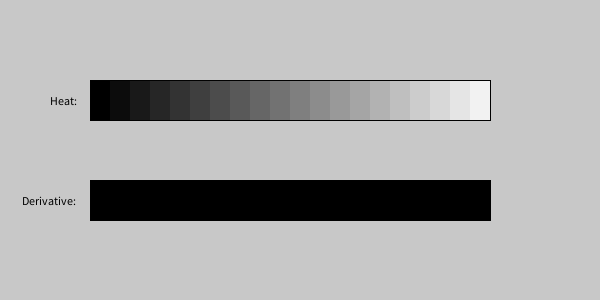
Frame 1 (no input)
Frame 60 (the mouse pressed at the canvas centre just before this capture): identical to frame 1, image omitted
Frame 120 (the mouse held since frame 60 and released just before this capture): identical to frame 1, image omitted

The Processing sketch that drew this single still picture (run headless with seeded random() and noise(); from frame 60 on, the mouse is pressed at the canvas centre):

// Processing sketch: Water_Simulation
// ── Water_Simulation.pde
//1D Heat Equation : du/dt = k*(d2/dx2)u
//CSCI 5611 PDE Integration [Exercise]
// Stephen J. Guy <sjguy@umn.edu>
  
//TODO:
//  -Recall the heat equation says heat will change at a rate proportional to the 
//   laplacian, confirm that it is implemented correctly here.
//  -The laplacian of a function is given by how much the slope changes, show
//     that laplacian and laplacian_alt compute the same value.
//  -The function colorByTemp() takes in a temperature (expected to be between 0 and 1)
//     and calls fill with a color based on that temperature. Currently colorByTemp() is
//     grayscale, change it to follow a blackbody color ramp. This is:
//        -From 0 - 0.333, interpolate from black to red
//        -From 0.333 - 0.666, interpolate from red to yellow
//        -From 0.666 - 1.0, interpolate from yellow to white
//        -You can choose any color you like for outside to 0 to 1 range (or simply
//         clamp the input to be from 0 to 1).
//  -Currently, the temperature is not fixed on either end (free boundary conditions)
//     Set one end of the bar to always be a fixed temperature of 1.0.
//  -The Stefan–Boltzmann law of evaporative cooling states that heat in a vacuum will
//     dissipate by a rate proportional to heat^4. Add a Stefan–Boltzmann evaporative 
//     cooling term to the simulated used in the PDE.
//  -How does the final state of the system compare with a cooling rate k=0 vs k=1 vs k = 100

// Challenge:
//  -Reset the simulation when 'r' is pressed
//  -Allow the user to set hot spots using the mouse or keyboard
//  -Discuss why the weight factor alpha is multiplied by n
//  -Try midpoint integration, is it any more stable?

static int n = 20;
float dx = 400/n;
float dy = 40;
float heat[] = new float[n];
float dheat_dt[] = new float[n];
float alpha = 1000*n; 

float k = 50;

//Set up screen and initial conditions
String windowTitle = "Heatflow Simulation";
void setup(){
  size(600, 300);
  //Initial tepmapture distribution
  for (int i = 0; i < n; i++){ //TODO: Try different initial conditions
    heat[i] = i/(float)n;
  }
}

//TODO: Change me to a blackbody color ramp
void colorByTemp(float u){
  float r = u/1;
  float g = u/1;
  float b = u/1;
  fill(255*r,255*g,255*b);
}

//Red for positive values, blue for negative ones.
void redBlue(float u){
  if (u < 0)
    fill(0,0,-255*u);
  else
    fill(255*u,0,0);
}

void update(float dt){
  //Compute Gradiant of heat (du/dt = alpha*laplacian)
  for (int i = 1; i < n-1; i++){
    float leftGradient = (heat[i-1] - heat[i])/dx;
    float rightGradient = (heat[i] - heat[i+1])/dx;
    float laplacian = (leftGradient - rightGradient)/dx; 
    float lapalcianAlt = (heat[i-1] - 2*heat[i] + heat[i+1])/(dx*dx);
    dheat_dt[i] = alpha * laplacian;
    //TODO: Add evaporative cooling here
  }
  
  //Impose (free) Bounardy Conditions
  heat[0] = heat[1];
  heat[n-1] = heat[n-2];
  dheat_dt[0] = dheat_dt[1];
  dheat_dt[n-1] = dheat_dt[n-2];
  
  //Integrate with Eulerian integration
  for (int i = 0; i < n; i++){
    heat[i] += dheat_dt[i]*dt;
  }
}

boolean paused = true;
void draw() {
  background(200,200,200);
  
  float dt = 0.0002;
  for (int i = 0; i < 20; i++){
    if (!paused) update(dt);
  }
    
  //Draw Heat
  fill(0);
  text("Heat:", 50, 105);
  noStroke();
  for (int i = 0; i < n; i++){
    colorByTemp(heat[i]);
    pushMatrix();
    translate(100+dx*i,100+0);
    beginShape();
    vertex(-dx/2, -dy/2);
    vertex(dx/2, -dy/2);
    vertex(dx/2, dy/2);
    vertex(-dx/2, dy/2);
    endShape();
    popMatrix();
  }
  noFill();
  stroke(1);
  rect(100-dx/2,100-dy/2,n*dx,dy);
  
  //Draw derivative (dHeat/dt)
  fill(0);
  text("Derivative:", 22, 205);
  noStroke();
  for (int i = 0; i < n; i++){
    redBlue(4*dheat_dt[i]);
    pushMatrix();
    translate(100+dx*i,200+0);
    beginShape();
    vertex(-dx/2, -dy/2);
    vertex(dx/2, -dy/2);
    vertex(dx/2, dy/2);
    vertex(-dx/2, dy/2);
    endShape();
    popMatrix();
  }
  noFill();
  stroke(1);
  rect(100-dx/2,200-dy/2,n*dx,dy);
  
  if (paused)
    surface.setTitle(windowTitle + " [PAUSED]");
  else
    surface.setTitle(windowTitle + " "+ nf(frameRate,0,2) + "FPS");
}

void keyPressed(){
  paused = !paused;
}

// ── Camera.pde
// Created for CSCI 5611 by Liam Tyler

// WASD keys move the camera relative to its current orientation
// Arrow keys rotate the camera's orientation
// Holding shift boosts the move speed

/*

  Code taken from the example code in course's Canvas site. We don't take any authorship
  in this code.
  
  - Jeffrey Jia & Jon-Michael Hoang 

*/

class Camera
{
  Camera()
  {
    position      = new PVector( 0, 0, 25 ); // initial position
    theta         = 0; // rotation around Y axis. Starts with forward direction as ( 0, 0, -1 )
    phi           = 0; // rotation around X axis. Starts with up direction as ( 0, 1, 0 )
    moveSpeed     = 40;
    turnSpeed     = 1.57; // radians/sec
    boostSpeed    = 5;  // extra speed boost for when you press shift
    
    // dont need to change these
    shiftPressed = false;
    negativeMovement = new PVector( 0, 0, 0 );
    positiveMovement = new PVector( 0, 0, 0 );
    negativeTurn     = new PVector( 0, 0 ); // .x for theta, .y for phi
    positiveTurn     = new PVector( 0, 0 );
    fovy             = PI / 4;
    aspectRatio      = width / (float) height;
    nearPlane        = 0.1;
    farPlane         = 10000;
  }
  
  void Update(float dt)
  {
    theta += turnSpeed * ( negativeTurn.x + positiveTurn.x)*dt;
    
    // cap the rotation about the X axis to be less than 90 degrees to avoid gimble lock
    float maxAngleInRadians = 85 * PI / 180;
    phi = min( maxAngleInRadians, max( -maxAngleInRadians, phi + turnSpeed * ( negativeTurn.y + positiveTurn.y ) * dt ) );
    
    // re-orienting the angles to match the wikipedia formulas: https://en.wikipedia.org/wiki/Spherical_coordinate_system
    // except that their theta and phi are named opposite
    float t = theta + PI / 2;
    float p = phi + PI / 2;
    PVector forwardDir = new PVector( sin( p ) * cos( t ),   cos( p ),   -sin( p ) * sin ( t ) );
    PVector upDir      = new PVector( sin( phi ) * cos( t ), cos( phi ), -sin( t ) * sin( phi ) );
    PVector rightDir   = new PVector( cos( theta ), 0, -sin( theta ) );
    PVector velocity   = new PVector( negativeMovement.x + positiveMovement.x, negativeMovement.y + positiveMovement.y, negativeMovement.z + positiveMovement.z );
    position.add( PVector.mult( forwardDir, moveSpeed * velocity.z * dt ) );
    position.add( PVector.mult( upDir,      moveSpeed * velocity.y * dt ) );
    position.add( PVector.mult( rightDir,   moveSpeed * velocity.x * dt ) );
    
    aspectRatio = width / (float) height;
    perspective( fovy, aspectRatio, nearPlane, farPlane );
    camera( position.x, position.y, position.z,
            position.x + forwardDir.x, position.y + forwardDir.y, position.z + forwardDir.z,
            upDir.x, upDir.y, upDir.z );
  }
  
  // only need to change if you want difrent keys for the controls
  void HandleKeyPressed()
  {
    if ( key == 'w' || key == 'W' ) positiveMovement.z = 1;
    if ( key == 's' || key == 'S' ) negativeMovement.z = -1;
    if ( key == 'a' || key == 'A' ) negativeMovement.x = -1;
    if ( key == 'd' || key == 'D' ) positiveMovement.x = 1;
    if ( key == 'q' || key == 'Q' ) positiveMovement.y = 1;
    if ( key == 'e' || key == 'E' ) negativeMovement.y = -1;
    
    if ( key == 'r' || key == 'R' ){
      Camera defaults = new Camera();
      position = defaults.position;
      theta = defaults.theta;
      phi = defaults.phi;
    }
    
    if ( keyCode == LEFT )  negativeTurn.x = 1;
    if ( keyCode == RIGHT ) positiveTurn.x = -0.5;
    if ( keyCode == UP )    positiveTurn.y = 0.5;
    if ( keyCode == DOWN )  negativeTurn.y = -1;
    
    if ( keyCode == SHIFT ) shiftPressed = true; 
    if (shiftPressed){
      positiveMovement.mult(boostSpeed);
      negativeMovement.mult(boostSpeed);
    }
    
  }
  
  // only need to change if you want difrent keys for the controls
  void HandleKeyReleased()
  {
    if ( key == 'w' || key == 'W' ) positiveMovement.z = 0;
    if ( key == 'q' || key == 'Q' ) positiveMovement.y = 0;
    if ( key == 'd' || key == 'D' ) positiveMovement.x = 0;
    if ( key == 'a' || key == 'A' ) negativeMovement.x = 0;
    if ( key == 's' || key == 'S' ) negativeMovement.z = 0;
    if ( key == 'e' || key == 'E' ) negativeMovement.y = 0;
    
    if ( keyCode == LEFT  ) negativeTurn.x = 0;
    if ( keyCode == RIGHT ) positiveTurn.x = 0;
    if ( keyCode == UP    ) positiveTurn.y = 0;
    if ( keyCode == DOWN  ) negativeTurn.y = 0;
    
    if ( keyCode == SHIFT ){
      shiftPressed = false;
      positiveMovement.mult(1.0/boostSpeed);
      negativeMovement.mult(1.0/boostSpeed);
    }
  }
  
  // only necessary to change if you want different start position, orientation, or speeds
  PVector position;
  float theta;
  float phi;
  float moveSpeed;
  float turnSpeed;
  float boostSpeed;
  
  // probably don't need / want to change any of the below variables
  float fovy;
  float aspectRatio;
  float nearPlane;
  float farPlane;  
  PVector negativeMovement;
  PVector positiveMovement;
  PVector negativeTurn;
  PVector positiveTurn;
  boolean shiftPressed;
};
